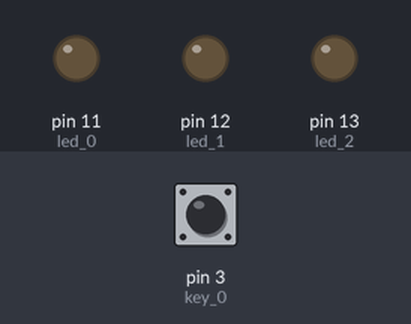
Recording of a sketch running on a simulated Arduino Uno, built with avr-gcc and run on an emulated ATmega328P. Parts: output pins drawn as LEDs (lit = HIGH). The test bench sets the inputs (shaded band); at power-on: pin 3 (key_0) HIGH.

Above: at 1.2 s.
1.3 s: pin 3 (key_0) pulled LOW for 0.15 s
At 1.37 s:
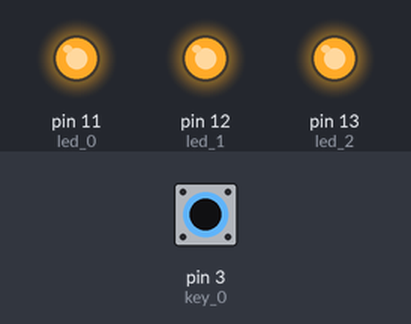
2.9 s: pin 3 (key_0) pulled LOW for 3.2 s
At 7.5 s:
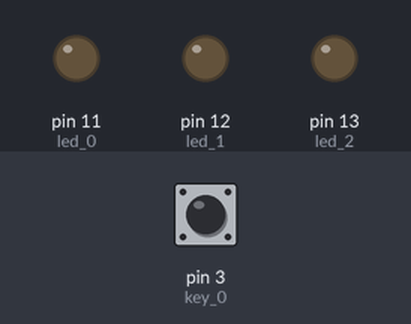
Timing chart, 0 to 9.0 s (numbered marks = the images above; inputs shaded):
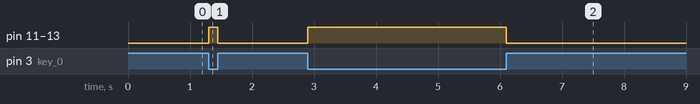

The sketch:

YM20201013_0_KEYLED.ino
```cpp
//0CT 13 2020 T.I. multi-output sample
//OCT 13 2020 T.I. created this file.

int key_0=3;
int key_1=4;
int key_2=5;

int led_0=11;
int led_1=12;
int led_2=13;

void setup() {
  // put your setup code here, to run once:
  pinMode(key_0,INPUT_PULLUP);
  pinMode(led_0,OUTPUT);
  pinMode(led_1,OUTPUT);
  pinMode(led_2,OUTPUT);
}

void loop() {
  // put your main code here, to run repeatedly:

  if(LOW==digitalRead(key_0))
  {
     digitalWrite(led_0,HIGH);
     digitalWrite(led_1,HIGH);
     digitalWrite(led_2,HIGH);
  }
  else
  {
     digitalWrite(led_0,LOW);
     digitalWrite(led_1,LOW);
     digitalWrite(led_2,LOW);
  }

}
```

Measured:
- after the input at 1.3 s, pin 11 (led_0), pin 12 (led_1), pin 13 (led_2): LOW → HIGH at once, → LOW 0.15 s later
- after the input at 2.9 s, pin 11 (led_0), pin 12 (led_1), pin 13 (led_2): LOW → HIGH at once, → LOW 3.2 s later
